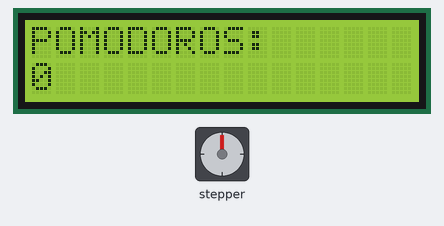
Simulated run of this sketch. Board: Arduino Mega 2560, built with avr-gcc and run on an emulated ATmega2560. Parts: stepper motor, 16×2 character LCD. Wiring (inferred from the names in the program): stepper motor (2048 steps per turn assumed): coils pin 22, pin 23, pin 24, pin 25.

Above: at 0.21 s.
At 10.15 s:
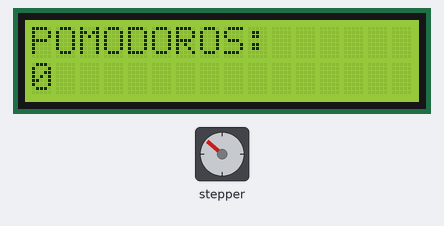
At 19.23 s:
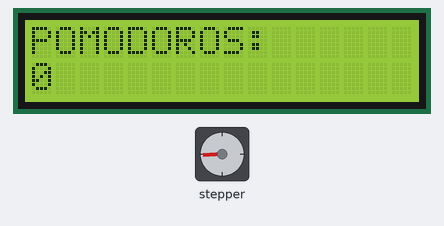
At 38.81 s:
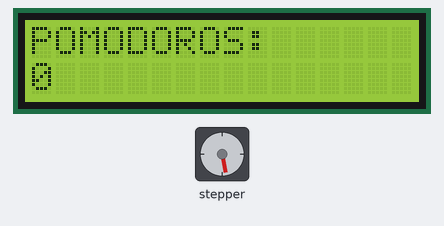
Timing chart, 0 to 40.0 s (numbered marks = the images above):
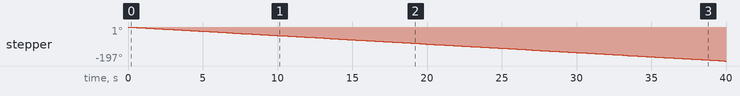

Measured:
- by itself, stepper: keeps turning counter-clockwise at about 5°/s

The sketch:

pomodor.ino
```cpp
/*.Controlar un motor paso a paso conectado a los cuatro bits menos significativos del PORTA, de tal manera
que si el suiche conectado a PINC,0 esta en uno gire a la derecha y si el suiche esta en cero, el motor gira a la izquierda.*/
#include <Wire.h>
#include <LiquidCrystal_I2C.h>
LiquidCrystal_I2C lcd(0x27, 16, 2);

int cont;
byte const horario[4] = {0b1100, 0b0110, 0b0011, 0b1001};
byte const antih[4]  =  {0b1001, 0b0011, 0b0110, 0b1100};
int pomodoros=0;
void setup()
{
  lcd.init();

  //Encender la luz de fondo.
  lcd.backlight();

  // Escribimos el Mensaje en el LCD.
  lcd.print("POMODOROS:");
  pinMode(22, OUTPUT);     //define pin 22 como salida
  pinMode(23, OUTPUT);     //define pin 23 como salida
  pinMode(24, OUTPUT);     //define pin 24 como salida
  pinMode(25, OUTPUT);     //define pin 25 como salida
}

void loop() {
    lcd.setCursor(0, 1);
    lcd.print(pomodoros);
    //delay(100);
    //lcd.print(" Valor");
    //lcd.setCursor(14, 1);
    //lcd.print(key);
    delay(100);
    cont = 0;                             // Se pone cont en cero
    while (cont < 4 ) // Mientras que cont sea menor a 4 y sw este encendido
    {
      PORTA = (horario[cont]);              // Envíe al PORTA la información de la tabla de horario
      delay(10);                             // Retardo de 100 milisegundos
      cont++;                               // Incremente la variable cont
    }
}
```
